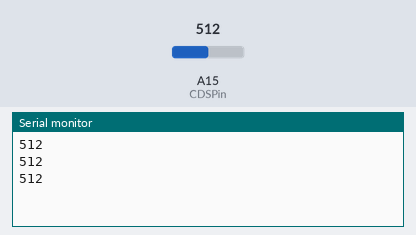
Bench run of a sketch on a simulated Arduino Mega 2560, built with avr-gcc and run on an emulated ATmega2560. Shown: the last lines printed to the serial monitor. The inputs (shaded band) are chosen by the test bench; at power-on: A15 (CDSPin) = 512.

Above: at 1.3 s.
1.4 s: A15 (CDSPin) set to 716
At 1.9 s:
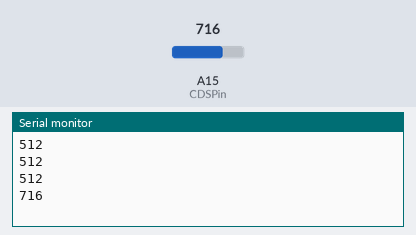
2.9 s: A15 (CDSPin) set to 900
At 3.4 s:
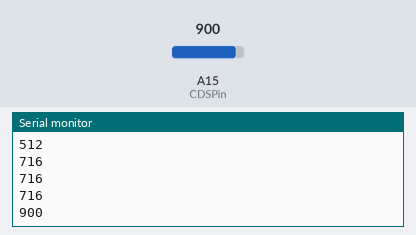
Timing chart, 0 to 5.9 s (numbered marks = the images above; inputs shaded):
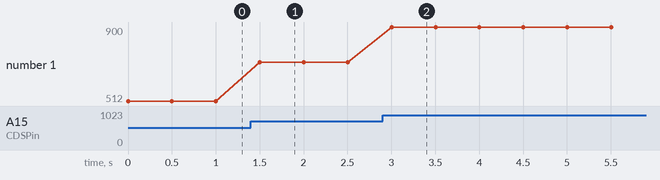

Measured:
- after the input at 1.4 s, the serial monitor: prints a new line after 0.10 s (image 1)
- after the input at 2.9 s, the serial monitor: prints a new line after 0.10 s (image 2)
- plotted number 1: 512 → 716 after the input at 1.4 s, 716 → 900 after the input at 2.9 s

The sketch:

Photoresistance.ino
```cpp
int CDSPin = A15; // 光敏電阻接在A0接腳
int CDSVal = 0; // 設定初始光敏電阻值為0

void setup() {
  Serial.begin(9600);
}

void loop() {
  CDSVal = analogRead(CDSPin);
  Serial.println(CDSVal);
  delay(500); //每2s讀取一次
}
```
